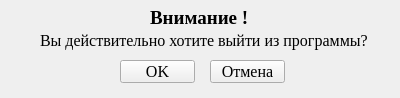
<?xml version="1.0" encoding="UTF-8"?>
<ui version="4.0">
 <class>Form</class>
 <widget class="QWidget" name="Form">
  <property name="geometry">
   <rect>
    <x>0</x>
    <y>0</y>
    <width>400</width>
    <height>98</height>
   </rect>
  </property>
  <property name="windowTitle">
   <string>Выход из программы</string>
  </property>
  <widget class="QLabel" name="label">
   <property name="geometry">
    <rect>
     <x>40</x>
     <y>30</y>
     <width>331</width>
     <height>20</height>
    </rect>
   </property>
   <property name="font">
    <font>
     <family>Times New Roman</family>
     <pointsize>12</pointsize>
    </font>
   </property>
   <property name="text">
    <string>Вы действительно хотите выйти из программы?</string>
   </property>
  </widget>
  <widget class="QLabel" name="label_2">
   <property name="geometry">
    <rect>
     <x>150</x>
     <y>10</y>
     <width>111</width>
     <height>16</height>
    </rect>
   </property>
   <property name="font">
    <font>
     <family>Times New Roman</family>
     <pointsize>14</pointsize>
     <weight>75</weight>
     <bold>true</bold>
    </font>
   </property>
   <property name="text">
    <string>Внимание !</string>
   </property>
  </widget>
  <widget class="QPushButton" name="agreeButton">
   <property name="geometry">
    <rect>
     <x>120</x>
     <y>60</y>
     <width>75</width>
     <height>23</height>
    </rect>
   </property>
   <property name="font">
    <font>
     <family>Times New Roman</family>
     <pointsize>12</pointsize>
    </font>
   </property>
   <property name="text">
    <string>OK</string>
   </property>
  </widget>
  <widget class="QPushButton" name="cancelButton">
   <property name="geometry">
    <rect>
     <x>210</x>
     <y>60</y>
     <width>75</width>
     <height>23</height>
    </rect>
   </property>
   <property name="font">
    <font>
     <family>Times New Roman</family>
     <pointsize>12</pointsize>
    </font>
   </property>
   <property name="text">
    <string>Отмена</string>
   </property>
  </widget>
 </widget>
 <resources/>
 <connections/>
</ui>
